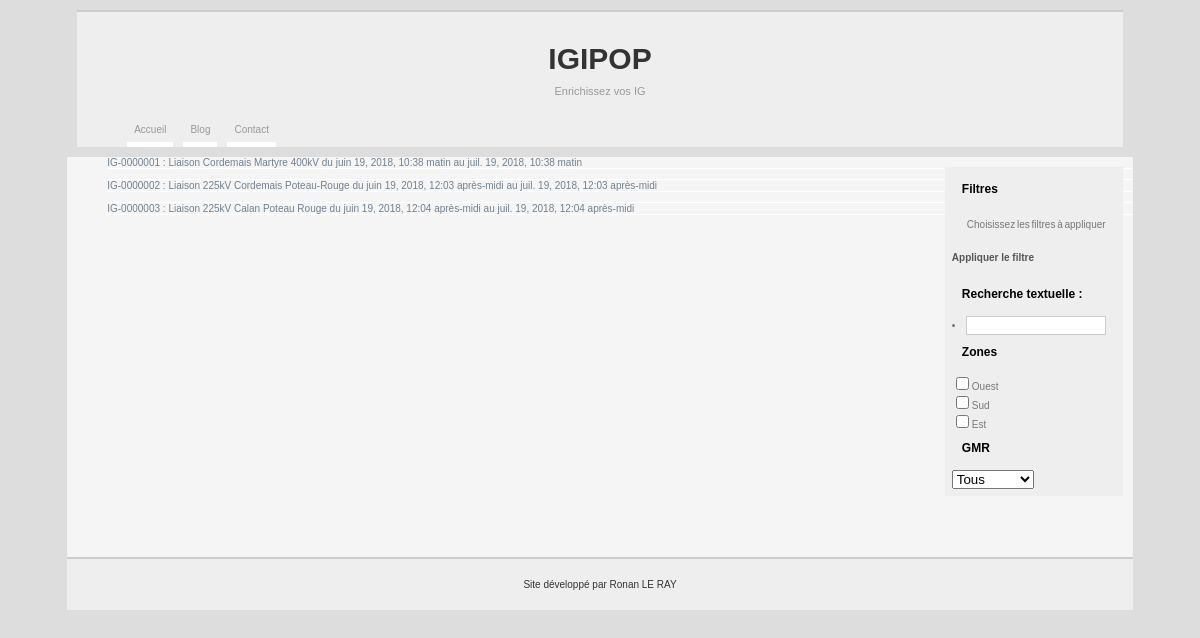
The app's page /blog/accueil with its own data.
### blog/models.py (models this page shows, shortened)
class T_IG(models.Model):
    ID_IG = models.CharField(max_length=20)
    postes = models.CharField(max_length=255,null=True)
    ouvrages = models.TextField(null=True)
    date_debut = models.DateTimeField(default=timezone.now, verbose_name="Date début IG")
    date_fin = models.DateTimeField(default=timezone.now,       verbose_name="Date fin IG")
    resume = models.TextField(null=True)
    details = models.TextField(null=True)
    statut = models.ForeignKey('T_statut', on_delete=models.CASCADE, null=True)
    class Meta:
        verbose_name = "Détails IG et étude"
        ordering = ['date_debut']

### blog/views.py (the view)
# urls.py: 2. Add a URL to urlpatterns:  path('', views.home, name='home')
def home(request):
    lst_IG = T_IG.objects.all
    return render(request, 'index.html',{'liste_IG':lst_IG})

### blog/templates/index.html (shortened to what this page needs)
{% extends "base.html" %}
{% block sidebar %}
<h1>Filtres</h1>
<p> Choisissez les filtres à appliquer </p>
<a href="#" class="button"><span class="filter">Appliquer le filtre</span></a>
<h1>Recherche textuelle :</h1>
<li><input type="text" name="recherche_txt" size="20"></li>
<h1>Zones</h1>
<ul class="submenu">
    <li><input type="checkbox">Ouest</li>
    <li><input type="checkbox">Sud</li>
    <li><input type="checkbox">Est</li>
</ul>
<h1>GMR</h1>
<ul class="submenu">
    <select>
        <option>Tous</option>
    </select>
</ul>
{% endblock %}
{% block listeIG %}
{% for IG in liste_IG %}
    <ul><a href="{% url 'afficher_IG' IG.ID_IG %}">{{ IG.ID_IG }} : {{IG.ouvrages}} du {{IG.date_debut}} au {{IG.date_fin}}</ul>
{% empty %}
    <ul>Aucun IG ne correspond à ces filtres.</ul>
{% endfor %}
{% endblock %}

### templates/base.html (shortened to what this page needs)
<!DOCTYPE html PUBLIC "-//W3C//DTD XHTML 1.1//EN" "http://www.w3.org/TR/xhtml11/DTD/xhtml11.dtd">
<html xmlns="http://www.w3.org/1999/xhtml" xml:lang="en">
<head>
<link rel="stylesheet" href="/static/css/style.css" type="text/css" media="screen,projection" />
</head>
<body>
<div id="container">
  <div id="header">
    <h1><a href="/blog/accueil"><strong>IGIPOP</strong></a></h1>
    <h2>Enrichissez vos IG</h2>
    <nav>
        {% block nav %}
        <ul id="nav">
            <li><a href="/blog/accueil">Accueil</a></li>
            <li><a href="/blog/">Blog</a></li>
            <li><a href="/blog/contact/">Contact</a></li>
        </ul>
        {% endblock %}
    </nav>
  </div>
  <div id="sidebar">
    {% block sidebar %}
    {% endblock %}
  </div>
  <div id="listeIG">
    {% block listeIG %}
    {% endblock %}
  </div>
  <div id="footer">
    <p> Site développé par Ronan LE RAY </p>
  </div>
</div>
</body>
</html>

### static/css/style.css (style rules this page uses)
body { background-color:#ddd; background-repeat:repeat-y; font-family: "Lucida Grande","Lucida Sans Unicode",geneva,verdana,sans-serif; font-size:10px; color:#777; }
#container { width:90%; margin:0 auto; }
#header { background-color:#eeeeee; margin:10px; padding:30px 10px 30px 10px; border-top:2px solid #ccc; }
#header h1 { text-align:center; font-family:Trebuchet MS, Geneva, Arial, Helvetica, sans-serif; font-size:30px; color:orange; margin:0; font-weight:normal; }
#header h1 strong { color:#333; }
#header h1 a { color:#333; text-decoration:none; }
#header h2 { font-size:11px; font-weight:normal; text-align:center; color:#999; }
#header ul { margin:20px 0 0 0; padding:1; }
#header li { margin:0; padding:0; list-style:none; float:left; }
#header li a { display:block; padding:7px; color:#999; text-decoration:none; border-bottom:5px solid #fff; margin:0 10px 0 0; font-size:10px; }
#sidebar { float:right; width:164px !important; width:154px; margin:10px 10px 10px 10px; background-color:#eee; padding:5px 7px 7px 7px; }
#sidebar h1 { font-family:Verdana, Arial, Helvetica, sans-serif; font-size:12px; color:#000; margin:10px 5px 15px 10px; }
#sidebar p { padding:5px; margin:5px 5px 5px 10px; line-height:17px; word-spacing:-1px; }
#sidebar a.button { display:block; color:#555555; font-weight:bold; height:30px; line-height:29px; margin-bottom:14px; text-decoration:none; }
ul.submenu { margin:0; padding:0; }
.submenu li { margin:0; padding:0; list-style:none; }
input, textarea { background-color:#fff; border:1px solid #ccc; padding:3px; font-family:Verdana, Arial, Helvetica, sans-serif; font-size:10px; color:#777; }
#footer { background-color:#eee; border-top:2px solid #ccc; padding:10px; text-align:center; }
#listeIG { background-color:whitesmoke; min-height: 400px; }
#listeIG ul a { display:block; padding:0px; color:slategrey; text-decoration:none; border-bottom:1px solid #fff; margin:0 0 0 0; font-size:10px; }
a { color:#333; text-decoration:none; }

### records on screen
T_IG: ID_IG "IG-0000001", ouvrages "Liaison Cordemais Martyre 400kV", date_debut "juin 19, 2018, 10:38 matin", date_fin "juil. 19, 2018, 10:38 matin"
T_IG: ID_IG "IG-0000002", ouvrages "Liaison 225kV Cordemais Poteau-Rouge", date_debut "juin 19, 2018, 12:03 après-midi", date_fin "juil. 19, 2018, 12:03 après-midi"
T_IG: ID_IG "IG-0000003", ouvrages "Liaison 225kV Calan Poteau Rouge", date_debut "juin 19, 2018, 12:04 après-midi", date_fin "juil. 19, 2018, 12:04 après-midi"
